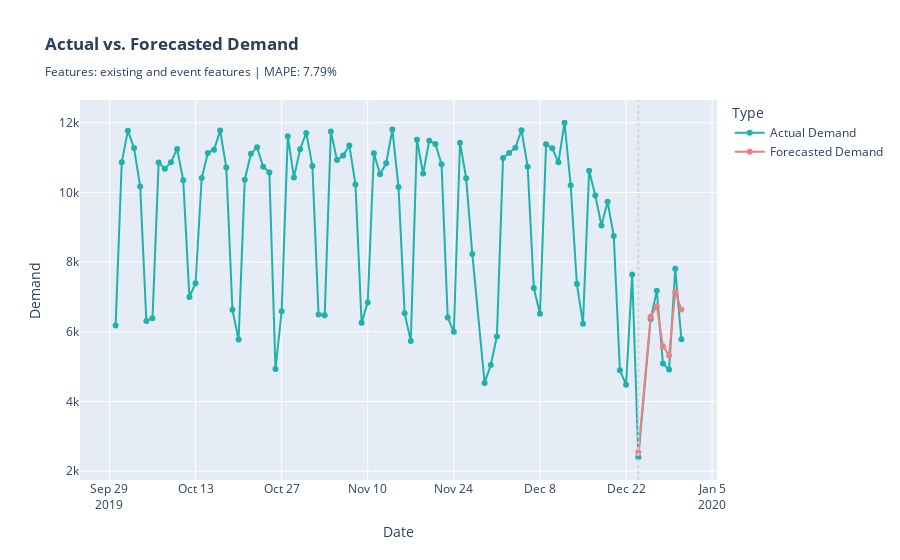
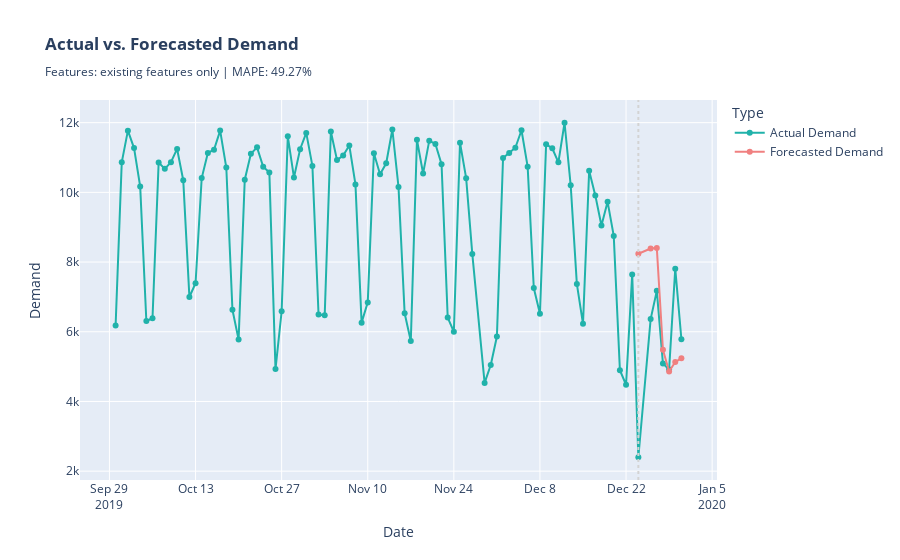

The cell these charts' notebook holds for them, in order:
### Code cell
# train and evaluate models with different feature sets
# and compare forecast accuracy
results = {}

train, test = split_data(df=features_and_demand_df)

for include_event_features in [True, False]:
    if include_event_features:
        feature_columns = train.columns.difference(["date", "demand"])
        feature_set = "existing_and_event_features"
    else:
        feature_columns = [
            col
            for col in train.columns
            if col not in ["date", "demand"] and not col.startswith("phq_")
        ]
        feature_set = "existing_features_only"

    X_train = train[feature_columns]
    y_train = train["demand"]
    X_test = test[feature_columns]
    y_test = test["demand"]

    model = train_model(x_train=X_train, y_train=y_train)
    y_pred = model.predict(X_test)

    mape = calculate_forecast_error(y_test=y_test, y_pred=y_pred)

    plot_results(
        train=train,
        test=test,
        y_train=y_train,
        y_test=y_test,
        y_pred=y_pred,
        feature_set=feature_set,
        accuracy=mape,
    )

    results[feature_set] = {"mape": mape}


print("Forecast Error (MAPE):")
for features_set in results:
    print(
        f"--- Features: {features_set.replace('_',' ')}: {results[features_set]['mape']:.2f}%"
    )
forecast_uplift = calculate_forecast_uplift(
    base_metrics=results["existing_features_only"],
    new_metrics=results["existing_and_event_features"],
)
print(
    f"Forecast Accuracy Uplift (MAPE reduction): {forecast_uplift['mape_uplift']:.2f}%"
)
